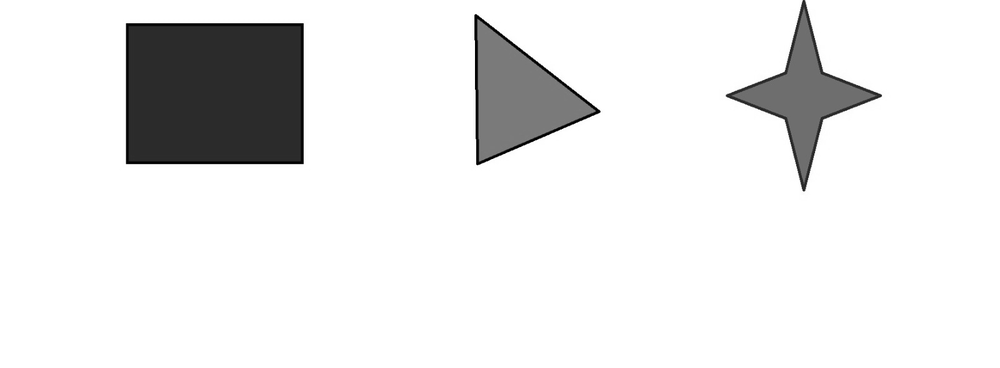
#> input picture escuela/testbw.png, 1000 x 368 px, shrunk from 1600 x 588 before the run
$ python -i tkinterprueba.py   (imports and definitions only)
#> lines starting #> are read from the running program, lines starting #| are printed output that depends on the picture; after the words box and inside, x2 and y2 are one past the last pixel; in counts of white or black regions, pixels touching at a corner belong together


import tkinter as tk
from tkinter import filedialog

import numpy as np #importe de libreria
from matplotlib import pyplot as plt #pa plotear
from PIL import Image
import cv2
from skimage import measure

def procesado_principal(file):
#> called with file = 'testbw.png'
    img=Image.open(file).convert('L')
#> img is the input picture: PIL image 1000x368 L; min 0, max 255, mean 233.2
    fig1, ax1 = plt.subplots()
    im = ax1.imshow(img)#figura 1

    y = np.array(range(0))
    ax1.plot(y)
    pix_val=list(img.getdata())
#> pix_val = 368000 items
    print("Maximo= ", np.max(pix_val))
#| Maximo=  255
    print("Minimo= ", np.min(pix_val))
#| Minimo=  0
    img=np.array(img)
    [n,m]=img.shape
#> n = 368; m = 1000
    print(n)
#| 368
    print(m)
#| 1000
    bw_img=np.zeros(img.shape)

    for i in range(n):
        for j in range(m):
            if img[i,j]>200:
                bw_img[i,j]=1
            else:
                bw_img[i,j]=0
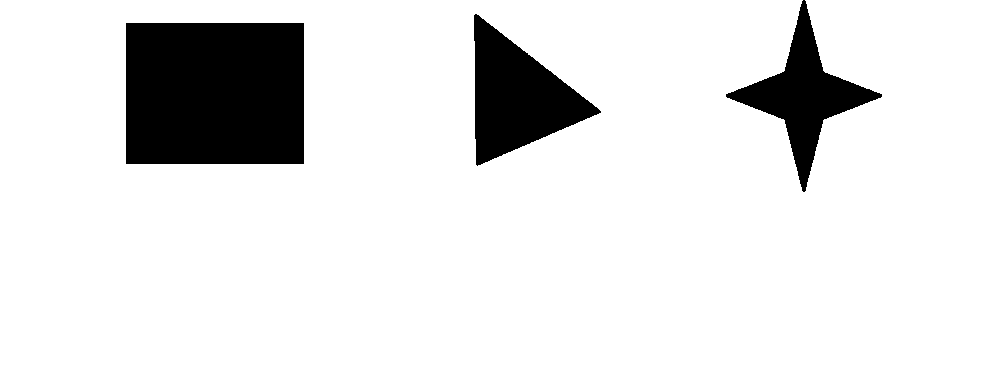
#> bw_img: shape (368, 1000) float64; values 0 (black) and 1 (white), 88.4% white; 3 black regions, box (x1, y1, x2, y2) and area: (126, 23, 304, 164) 25098, (474, 14, 601, 166) 9814, (726, 0, 882, 192) 7850
    # plt.imshow(bw_img,cmap='gray')
    umbral,img_bin=cv2.threshold(img,0,255,cv2.THRESH_BINARY+cv2.THRESH_OTSU)
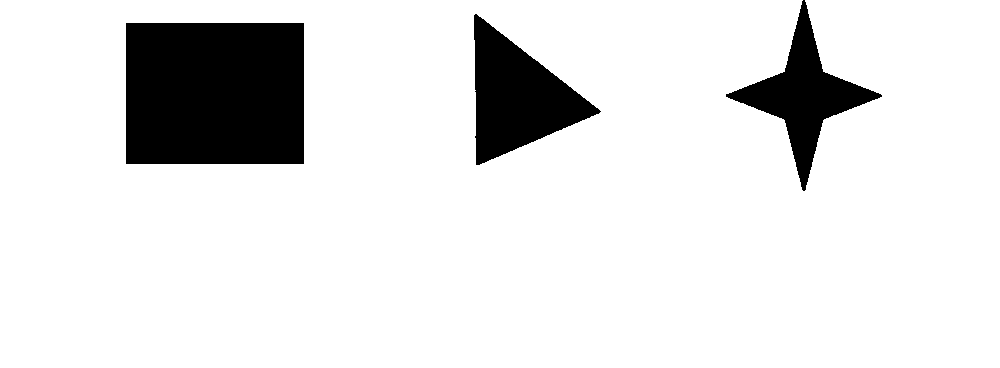
#> img_bin: shape (368, 1000); 88.4% white; 3 black regions, box (x1, y1, x2, y2) and area: (126, 23, 304, 164) 25098, (474, 14, 601, 165) 9714, (726, 0, 882, 191) 7721
#> umbral = 161
    # plt.imshow(img_bin,cmap='gray')

    blobs_labels = measure.label(img_bin, background=0)

    # plt.imshow(blobs_labels, cmap="nipy_spectral")
    print("Islas numero = ",np.max(blobs_labels))
#| Islas numero =  1
    # plt.axis("off")

    kernel = np.ones((3,3), np.uint8)
    print(kernel)
    img_eroded = cv2.erode(img_bin, kernel, iterations=2)
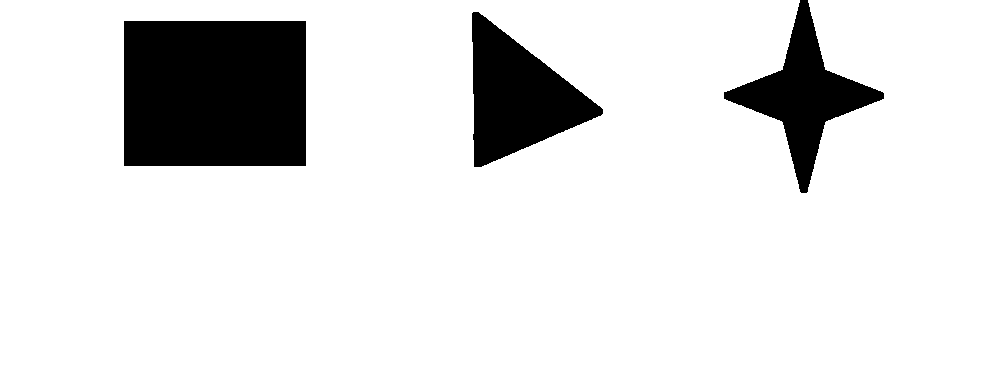
#> img_eroded: shape (368, 1000); 87.4% white; 3 black regions, box (x1, y1, x2, y2) and area: (124, 21, 306, 166) 26390, (472, 12, 603, 167) 10847, (724, 0, 884, 193) 9112
    # plt.imshow(img_eroded, cmap="gray")
    # plt.axis("off")
    umbral,img_bw = cv2.threshold(img,0,255,cv2.THRESH_BINARY+cv2.THRESH_OTSU)
    print("Umbral Otsu = ", umbral)
#| Umbral Otsu =  161.0
    # plt.imshow(img_bw,cmap="gray")
    kernel = np.ones((5,5),np.uint8)
    print(kernel)
    img_dilate = cv2.dilate(img_bw,kernel,iterations=5)
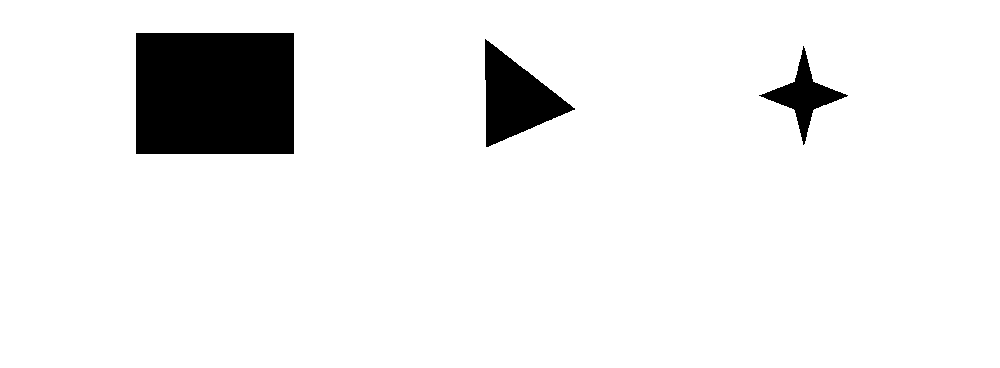
#> img_dilate: shape (368, 1000); 92.9% white; 3 black regions, box (x1, y1, x2, y2) and area: (136, 33, 294, 154) 19118, (485, 39, 575, 147) 4890, (759, 46, 848, 145) 2201
    # plt.imshow(img_dilate,cmap="gray")
    blobs_labels = measure.label(img_dilate,background=0)
    print("Cantidad de islas = ", np.max(blobs_labels))
#| Cantidad de islas =  1
    # plt.axis("off")
    mask = np.where(blobs_labels==1, 0,1)
    mask = np.logical_not(mask)
    img_mask = np.copy(img)
    img_mask[mask] = 0
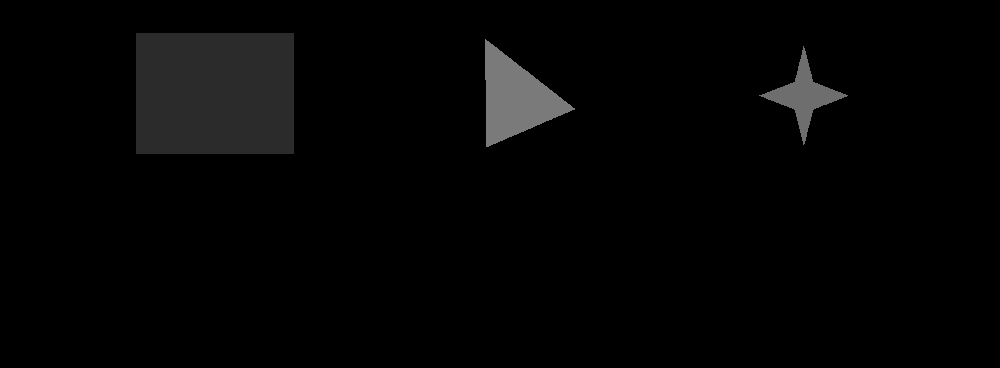
#> img_mask: shape (368, 1000); min 0, max 123, mean 4.5
    # plt.imshow(img_mask)
    # plt.axis("off")
    fig, ax = plt.subplots()
    im = ax.imshow(img_mask)
    x = np.array(range(0))
    ax.plot(x)
    plt.show()
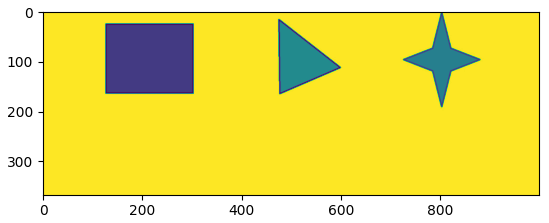
#> figure drawn by matplotlib, 1 panel
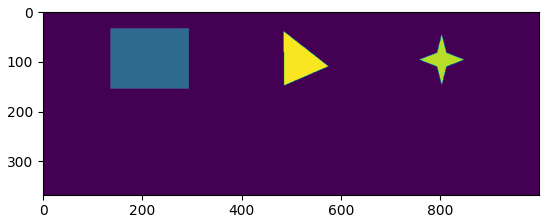
#> figure drawn by matplotlib, 1 panel


def open_file_dialog():
    file_path = filedialog.askopenfilename()
    print(file_path)
    file=str(file_path)
    procesado_principal(file)
# [1 line not run here, left out]

# [1 line that did not run here, left out]
# [3 lines not run here, left out]

>>> result = procesado_principal('testbw.png')

$ run again, on escuela/fig.png
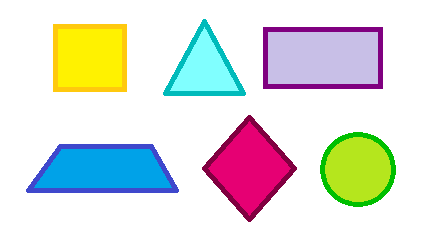
#> input picture escuela/fig.png, 431 x 241 px
#> pix_val = 103871 items
#| Maximo=  255
#| Minimo=  46
#| 241
#| 431
#> after the loop in procesado_principal, `for i in range(n):`:
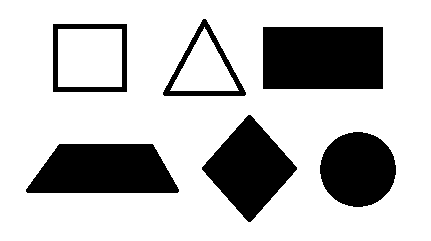
#> bw_img: shape (241, 431) float64; values 0 (black) and 1 (white), 75.1% white; 6 black regions, box (x1, y1, x2, y2) and area: (263, 27, 383, 89) 7440, (26, 144, 179, 193) 6136, (202, 115, 297, 222) 5295, (320, 132, 396, 207) 4453, (53, 24, 127, 92) 1320, (163, 19, 246, 96) 1206
#> img_bin: shape (241, 431); 85.1% white; 5 black regions, box (x1, y1, x2, y2) and area: (26, 144, 179, 193) 6136, (202, 115, 297, 222) 5295, (263, 27, 383, 89) 1720, (163, 19, 246, 96) 1206, (320, 132, 396, 207) 1099
#> umbral = 131
#| Islas numero =  4
#> img_eroded: shape (241, 431); 80% white; 5 black regions, box (x1, y1, x2, y2) and area: (24, 142, 181, 195) 6960, (200, 113, 299, 224) 6119, (261, 25, 385, 91) 3096, (161, 17, 248, 98) 2363, (318, 130, 398, 209) 2227
#| Umbral Otsu =  131.0
#> img_dilate: shape (241, 431); 95.5% white; 2 black regions, box (x1, y1, x2, y2) and area: (49, 154, 159, 183) 2680, (220, 135, 279, 202) 1977
#| Cantidad de islas =  1
#> in procesado_principal, `plt.show()`:
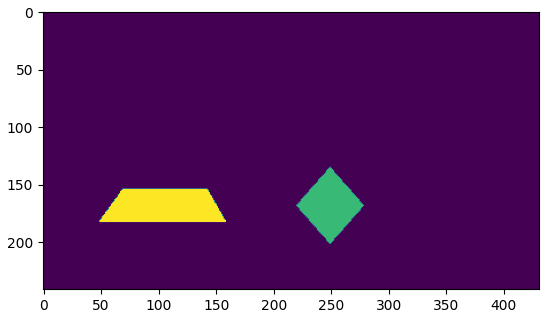
#> figure drawn by matplotlib, 1 panel
